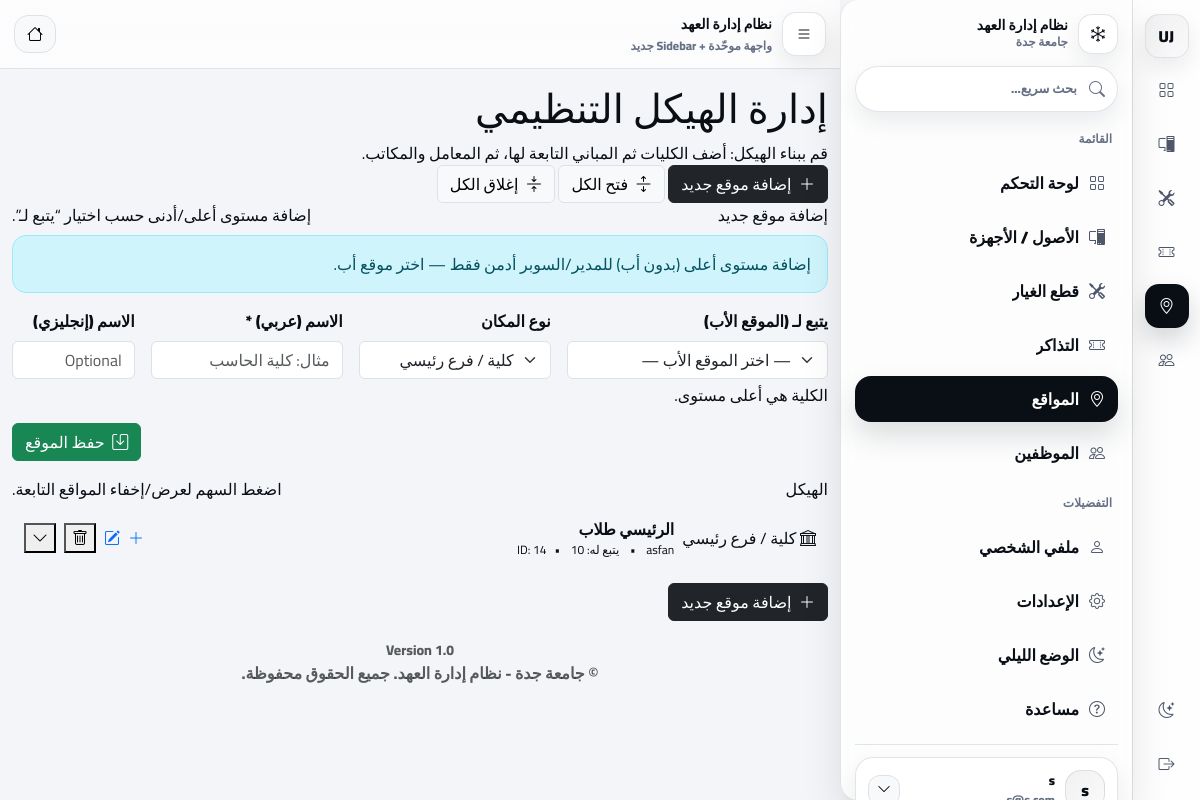
The app's page /index.php?page=locations/index (signed in) with its own data.
### tables this page shows
CREATE TABLE `locations` (
  `id` int(11) NOT NULL,
  `name_ar` varchar(255) NOT NULL,
  `name_en` varchar(255) DEFAULT NULL,
  `type` varchar(50) NOT NULL DEFAULT 'Building',
  `parent_id` int(11) DEFAULT NULL,
  `created_at` datetime DEFAULT current_timestamp()
);

### app/controllers/LocationsController.php (called while the page is built, shortened)
<?php
class LocationsController extends Controller
{
  private $locationModel;
  public function __construct()
  {
    $this->locationModel = $this->model('Location');
  }
  public function index()
  {
    $locations = $this->locationModel->getAll();
    $data = [
      'locations' => $locations,
      'name_ar' => '',
      'name_en' => '',
      'type' => 'College',
      'parent_id' => '',
      'name_err' => '',
    ];
    $this->view('locations/index', $data);
  }
}

### app/helpers/session_helper.php (called while the page is built, shortened)
<?php
function currentRole(): string {
  return normalizeRole($_SESSION['user_role'] ?? 'user');
}
function canManageLocation($locationId, $action = 'manage')
{
  $role = currentRole();
  if (in_array($role, ['super_admin', 'superadmin'], true)) return true;
}
function isLoggedIn(): bool {
  return isset($_SESSION['user_id']) && !empty($_SESSION['user_id']);
}
function normalizeRole($role): string {
  $r = strtolower(trim((string)($role ?? 'user')));
  if ($r === 'super_admin') return 'super_admin';
  return 'user';
}

### app/libraries/Database.php (called while the page is built, shortened)
<?php
class Database {
    private $host = 'localhost';
    private $user = 'root';
    private $pass = '';
    private $dbname = 'it_inventory';
    private $dbh;
    private $stmt;
    public function __construct() {
        $dsn = 'mysql:host=' . $this->host . ';dbname=' . $this->dbname;
        $options = array(
            PDO::ATTR_PERSISTENT => true,
            PDO::ATTR_ERRMODE => PDO::ERRMODE_EXCEPTION
        );
        try {
            $this->dbh = new PDO($dsn, $this->user, $this->pass, $options);
        } catch(PDOException $e) {
            $this->error = $e->getMessage();
            echo $this->error;
        }
    }
    public function query($sql) {
        $this->stmt = $this->dbh->prepare($sql);
    }
    public function execute() {
        return $this->stmt->execute();
    }
    public function resultSet() {
        $this->execute();
        return $this->stmt->fetchAll(PDO::FETCH_OBJ);
    }
}

### app/models/Location.php (called while the page is built, shortened)
<?php
class Location
{
  private $db;
  public function __construct()
  {
    $this->db = new Database();
  }
  public function getAll()
  {
    $this->db->query("SELECT * FROM locations ORDER BY type, name_ar");
    return $this->db->resultSet();
  }
}

### app/views/locations/index.php (the view, shortened to what this page needs)
<?php
if (defined('APPROOT')) {
  require APPROOT . '/views/layouts/header.php';
} else {
  require __DIR__ . '/../layouts/header.php';
}
function h($v): string { return htmlspecialchars((string)$v, ENT_QUOTES, 'UTF-8'); }
function intv($v): int { return (int)$v; }
function buildUrl(string $page, array $params = []): string {
  $q = array_merge(['page' => $page], $params);
  return 'index.php?' . http_build_query($q);
}
$locations = $data['locations'] ?? [];
$byId = [];
$kids = [];
foreach ($locations as $l) {
  $id = intv($l->id ?? 0);
  $byId[$id] = $l;
  $pid = $l->parent_id ?? 0;
  $pid = ($pid === '' || $pid === null) ? 0 : intv($pid);
  $kids[$pid][] = $id;
}
$typeLabels = [
  'College'     => 'كلية / فرع رئيسي',
  'Building'    => 'مبنى',
  'Department'  => 'قسم',
  'Lab'         => 'معمل',
  'Office'      => 'مكتب',
  'Other'       => 'أخرى',
];
$typeIcons = [
  'College'     => 'bi-bank',
  'Building'    => 'bi-buildings',
  'Department'  => 'bi-diagram-3',
  'Lab'         => 'bi-pc-display',
  'Office'      => 'bi-door-open',
  'Other'       => 'bi-geo-alt',
];
$role = function_exists('currentRole') ? (string)currentRole() : 'user';
$canAddRoot = in_array($role, ['superadmin','manager'], true);
$renderNode = function(int $id) use (&$renderNode, &$byId, &$kids, $typeLabels, $typeIcons) {
  $loc = $byId[$id];
  $childIds = $kids[$id] ?? [];
  $hasKids  = !empty($childIds);
  $name = trim((string)($loc->name_ar ?? ''));
  $en = trim((string)($loc->name_en ?? ''));
  $type = trim((string)($loc->type ?? 'Other'));
  $typeLabel = $typeLabels[$type] ?? $type;
  $icon = $typeIcons[$type] ?? 'bi-diagram-3';
  $collapseId = 'locCollapse_' . $id;
  $canAdd    = function_exists('canManageLocation') ? (bool)canManageLocation($id, 'add') : true;
  $canEdit   = function_exists('canManageLocation') ? (bool)canManageLocation($id, 'edit') : true;
  $canDelete = function_exists('canManageLocation') ? (bool)canManageLocation($id, 'delete') : true;
  ?>
  <div class="cardx mb-2" style="overflow:hidden;">
    <div class="cardx-body py-2" style="padding-right:12px;padding-left:12px;">
      <div class="d-flex align-items-center justify-content-between gap-2">
        <div class="d-flex align-items-center gap-2" style="min-width:0;">
          <span class="badgex">
            <i class="bi <?= h($icon) ?>"></i>
            <?= h($typeLabel) ?>
          </span>
          <div style="min-width:0;">
            <div style="font-weight:900; white-space:nowrap; overflow:hidden; text-overflow:ellipsis;">
              <?= h($name) ?>
            </div>
            <div class="td-muted" style="font-size:12px;">
              <?php if ($en !== ''): ?>
                <?= h($en) ?> <span class="mx-2">•</span>
              <?php endif; ?>
              <?= $hasKids ? ('يتبع له: ' . count($childIds)) : 'لا يوجد تفرعات' ?>
              <span class="mx-2">•</span>ID: <?= (int)$id ?>
            </div>
          </div>
        </div>
        <div class="d-flex align-items-center gap-2">
          <?php if ($canAdd): ?>
            <a class="icon-btn" href="#addForm" title="إضافة تابع"
               onclick="document.getElementById('parent_id') && (document.getElementById('parent_id').value='<?= (int)$id ?>');">
              <i class="bi bi-plus-lg"></i>
            </a>
          <?php else: ?>
            <span class="icon-btn" style="opacity:.35; pointer-events:none;" title="لا تملك صلاحية الإضافة">
              <i class="bi bi-plus-lg"></i>
            </span>
          <?php endif; ?>
          <?php if ($canEdit): ?>
            <a class="icon-btn" href="<?= h(buildUrl('locations/edit', ['id'=>$id])) ?>" title="تعديل">
              <i class="bi bi-pencil-square"></i>
            </a>
          <?php else: ?>
            <span class="icon-btn" style="opacity:.35; pointer-events:none;" title="لا تملك صلاحية التعديل">
              <i class="bi bi-pencil-square"></i>
            </span>
          <?php endif; ?>
          <?php if ($canDelete): ?>
            <form method="post" action="<?= h(buildUrl('locations/delete', ['id'=>$id])) ?>" class="d-inline"
                  onsubmit="return confirm('متأكد تبغى تحذف هذا الموقع؟');">
              <button class="icon-btn" type="submit" title="حذف">
                <i class="bi bi-trash"></i>
              </button>
            </form>
          <?php else: ?>
            <span class="icon-btn" style="opacity:.35; pointer-events:none;" title="لا تملك صلاحية الحذف">
              <i class="bi bi-trash"></i>
            </span>
          <?php endif; ?>
          <?php if ($hasKids): ?>
            <button class="icon-btn" type="button"
              data-bs-toggle="collapse"
              data-bs-target="#<?= h($collapseId) ?>"
              aria-expanded="false"
              aria-controls="<?= h($collapseId) ?>"
              title="عرض/إخفاء التفرعات">
              <i class="bi bi-chevron-down"></i>
            </button>
          <?php else: ?>
            <span class="icon-btn" style="opacity:.35; pointer-events:none;">
              <i class="bi bi-chevron-down"></i>
            </span>
          <?php endif; ?>
        </div>
      </div>
    </div>
    <?php if ($hasKids): ?>
            <?php foreach ($childIds as $cid): ?>
              <?php $renderNode((int)$cid); ?>
            <?php endforeach; ?>
    <?php endif; ?>
  </div>
  <?php
};
?>
<div class="page-wrap">
  <div class="page-head">
    <div>
      <h1 class="page-title">إدارة الهيكل التنظيمي</h1>
      <div class="page-sub">قم ببناء الهيكل: أضف الكليات ثم المباني التابعة لها، ثم المعامل والمكاتب.</div>
    </div>
    <div class="page-actions">
      <a class="btn btn-dark btn-soft" href="#addForm">
        <i class="bi bi-plus-lg ms-1"></i> إضافة موقع جديد
      </a>
      <button class="btn btn-light border btn-soft" type="button" onclick="expandAll()">
        <i class="bi bi-arrows-expand ms-1"></i> فتح الكل
      </button>
      <button class="btn btn-light border btn-soft" type="button" onclick="collapseAll()">
        <i class="bi bi-arrows-collapse ms-1"></i> إغلاق الكل
      </button>
    </div>
  </div>
  <div id="addForm" class="cardx mb-3">
    <div class="cardx-body">
      <div class="d-flex align-items-center justify-content-between gap-2 mb-2">
        <div class="cardx-title mb-0">إضافة موقع جديد</div>
        <div class="cardx-muted">إضافة مستوى أعلى/أدنى حسب اختيار “يتبع لـ”.</div>
      </div>
      <?php if (!$canAddRoot): ?>
        <div class="alert alert-info mb-3" style="border-radius:14px;">
          إضافة مستوى أعلى (بدون أب) للمدير/السوبر أدمن فقط — اختر موقع أب.
        </div>
      <?php endif; ?>
      <form method="post" action="<?= h(buildUrl('locations/add')) ?>" class="row g-3">
        <div class="col-12 col-lg-4">
          <label class="form-label" style="font-weight:900;">يتبع لـ (الموقع الأب)</label>
          <select id="parent_id" name="parent_id" class="form-select select-soft" <?= $canAddRoot ? '' : 'required' ?>>
            <?php if ($canAddRoot): ?>
              <option value="0">— لا يوجد (مستوى أعلى) —</option>
            <?php else: ?>
              <option value="" selected>— اختر الموقع الأب —</option>
            <?php endif; ?>
          </select>
          <div class="cardx-muted mt-1">الكلية هي أعلى مستوى.</div>
        </div>
        <div class="col-12 col-lg-3">
          <label class="form-label" style="font-weight:900;">نوع المكان</label>
          <select name="type" class="form-select select-soft" required>
            <?php foreach ($typeLabels as $val => $label): ?>
              <option value="<?= h($val) ?>"><?= h($label) ?></option>
            <?php endforeach; ?>
          </select>
        </div>
        <div class="col-12 col-lg-3">
          <label class="form-label" style="font-weight:900;">الاسم (عربي) *</label>
          <input name="name_ar" class="form-control input-soft" required placeholder="مثال: كلية الحاسب">
        </div>
        <div class="col-12 col-lg-2">
          <label class="form-label" style="font-weight:900;">الاسم (إنجليزي)</label>
          <input name="name_en" class="form-control input-soft" placeholder="Optional">
        </div>
        <div class="col-12 d-flex justify-content-end">
          <button class="btn btn-success btn-soft" type="submit">
            <i class="bi bi-save ms-1"></i> حفظ الموقع
          </button>
        </div>
      </form>
    </div>
  </div>
  <div class="cardx">
    <div class="cardx-body">
      <div class="d-flex align-items-center justify-content-between gap-2 mb-2">
        <div class="cardx-title mb-0">الهيكل</div>
        <div class="cardx-muted">اضغط السهم لعرض/إخفاء المواقع التابعة.</div>
      </div>
      <?php if (empty($kids[0])): ?>
        <div class="text-center td-muted py-4">لا توجد مواقع مضافة حتى الآن.</div>
      <?php else: ?>
        <?php foreach ($kids[0] as $rootId): ?>
          <?php $renderNode((int)$rootId); ?>
        <?php endforeach; ?>
      <?php endif; ?>
      <div class="mt-3">
        <a class="btn btn-dark btn-soft" href="#addForm">
          <i class="bi bi-plus-lg ms-1"></i> إضافة موقع جديد
        </a>
      </div>
    </div>
  </div>
</div>
<?php
if (defined('APPROOT')) {
  require APPROOT . '/views/layouts/footer.php';
} else {
  require __DIR__ . '/../layouts/footer.php';
}

### app/views/layouts/footer.php (style rules this page uses)
:root { --uj-rail-w: 72px; }

### records on screen
locations: type "كلية / فرع رئيسي", name_ar "الرئيسي طلاب", name_en "asfan"

### other values on screen
SITENAME "نظام إدارة العهد"
$userName "s"
$id "14"
form field type "كلية / فرع رئيسي"
